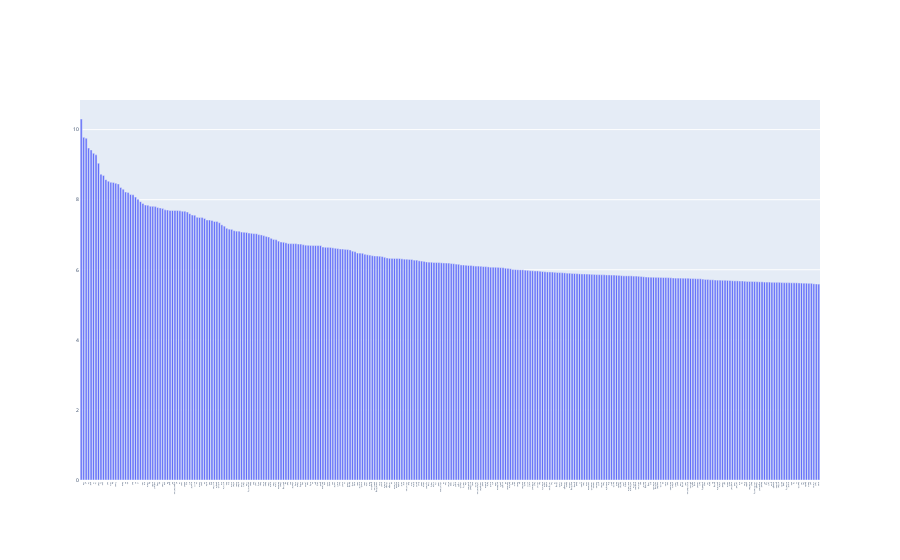

Notebook source saved alongside this figure:
### Markdown cell above
### >>> **Exercise 15 (take home):** 
You can copy the code from the previous exercise and change the 'term_frequencies' variable for the 'term_frequencies_log', comment about the differences that you observe and talk about other possible insights that we can get from a log distribution.

### Code cell
# Answer here
term_freq_log_df = pd.DataFrame({'term': count_vect.get_feature_names_out(), 'freq': term_frequencies_log})
term_freq_log_df_sort = term_freq_log_df.sort_values(by='freq', ascending = False)
fig = go.Figure(
    data = [go.Bar(
        x = list(term_freq_log_df_sort['term'])[:300],
        y = list(term_freq_log_df_sort['freq'])[:300],
    )]
)

fig.update_layout(
    autosize  = True,
    xaxis = dict(
        tickvals = list(range(1,301)),
        ticktext = list(term_freq_log_df_sort['term'])[:300],
        tickfont = dict(size = 2)
    ),
    yaxis = dict(
        tickfont = dict(size=5)
    )
)

### Figure 1 — Plotly figure (JSON) as saved in the notebook; plotly's stock layout.template omitted (floating-point values rounded to 4 significant figures; data arrays with more than 128 entries replaced by an {"elided": "..."} marker saying what was removed)
{"data": [{"type": "bar", "x": {"elided": "300 str values"}, "y": {"elided": "300 float values"}}], "layout": {"autosize": true, "xaxis": {"autorange": true, "range": [-0.5, 299.5], "tickfont": {"size": 2}, "ticktext": {"elided": "300 str values"}, "tickvals": {"elided": "300 int values"}, "type": "category"}, "yaxis": {"autorange": true, "range": [0, 10.85], "tickfont": {"size": 5}, "type": "linear"}}}
